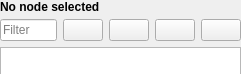
<?xml version="1.0" encoding="UTF-8"?>
<ui version="4.0">
 <class>qMRMLSegmentsTableView</class>
 <widget class="QWidget" name="qMRMLSegmentsTableView">
  <property name="geometry">
   <rect>
    <x>0</x>
    <y>0</y>
    <width>241</width>
    <height>74</height>
   </rect>
  </property>
  <property name="sizePolicy">
   <sizepolicy hsizetype="Preferred" vsizetype="MinimumExpanding">
    <horstretch>0</horstretch>
    <verstretch>0</verstretch>
   </sizepolicy>
  </property>
  <property name="minimumSize">
   <size>
    <width>0</width>
    <height>74</height>
   </size>
  </property>
  <property name="windowTitle">
   <string>qMRMLSegmentsTableView</string>
  </property>
  <layout class="QGridLayout" name="gridLayout">
   <property name="leftMargin">
    <number>0</number>
   </property>
   <property name="topMargin">
    <number>0</number>
   </property>
   <property name="rightMargin">
    <number>0</number>
   </property>
   <property name="bottomMargin">
    <number>0</number>
   </property>
   <item row="0" column="0">
    <widget class="QLabel" name="SegmentsTableMessageLabel">
     <property name="sizePolicy">
      <sizepolicy hsizetype="Preferred" vsizetype="Fixed">
       <horstretch>0</horstretch>
       <verstretch>0</verstretch>
      </sizepolicy>
     </property>
     <property name="minimumSize">
      <size>
       <width>0</width>
       <height>13</height>
      </size>
     </property>
     <property name="font">
      <font>
       <weight>75</weight>
       <bold>true</bold>
      </font>
     </property>
     <property name="text">
      <string>No node selected</string>
     </property>
    </widget>
   </item>
   <item row="3" column="0">
    <widget class="QTableView" name="SegmentsTable">
     <property name="enabled">
      <bool>true</bool>
     </property>
     <property name="sizePolicy">
      <sizepolicy hsizetype="Ignored" vsizetype="Ignored">
       <horstretch>0</horstretch>
       <verstretch>0</verstretch>
      </sizepolicy>
     </property>
     <property name="minimumSize">
      <size>
       <width>0</width>
       <height>56</height>
      </size>
     </property>
     <property name="maximumSize">
      <size>
       <width>16777215</width>
       <height>16777215</height>
      </size>
     </property>
     <property name="alternatingRowColors">
      <bool>true</bool>
     </property>
     <property name="iconSize">
      <size>
       <width>16</width>
       <height>16</height>
      </size>
     </property>
     <property name="sortingEnabled">
      <bool>false</bool>
     </property>
     <property name="columnCount" stdset="0">
      <number>6</number>
     </property>
     <attribute name="horizontalHeaderDefaultSectionSize">
      <number>48</number>
     </attribute>
     <attribute name="horizontalHeaderStretchLastSection">
      <bool>true</bool>
     </attribute>
     <attribute name="verticalHeaderVisible">
      <bool>false</bool>
     </attribute>
    </widget>
   </item>
   <item row="1" column="0">
    <widget class="QWidget" name="FilterBar" native="true">
     <property name="sizePolicy">
      <sizepolicy hsizetype="Preferred" vsizetype="Fixed">
       <horstretch>0</horstretch>
       <verstretch>0</verstretch>
      </sizepolicy>
     </property>
     <layout class="QHBoxLayout" name="horizontalLayout">
      <property name="leftMargin">
       <number>0</number>
      </property>
      <property name="topMargin">
       <number>0</number>
      </property>
      <property name="rightMargin">
       <number>0</number>
      </property>
      <property name="bottomMargin">
       <number>0</number>
      </property>
      <item>
       <widget class="ctkSearchBox" name="FilterLineEdit">
        <property name="placeholderText">
         <string>Filter</string>
        </property>
        <property name="showSearchIcon">
         <bool>true</bool>
        </property>
       </widget>
      </item>
      <item>
       <widget class="QPushButton" name="ShowNotStartedButton">
        <property name="toolTip">
         <string>Show/Hide not started segments</string>
        </property>
        <property name="text">
         <string/>
        </property>
        <property name="icon">
         <iconset resource="../qSlicerSegmentationsModuleWidgets.qrc">
          <normaloff>:/Icons/NotStarted.png</normaloff>:/Icons/NotStarted.png</iconset>
        </property>
        <property name="iconSize">
         <size>
          <width>16</width>
          <height>16</height>
         </size>
        </property>
        <property name="checkable">
         <bool>true</bool>
        </property>
       </widget>
      </item>
      <item>
       <widget class="QPushButton" name="ShowInProgressButton">
        <property name="toolTip">
         <string>Show/Hide in progress segments</string>
        </property>
        <property name="text">
         <string/>
        </property>
        <property name="icon">
         <iconset resource="../qSlicerSegmentationsModuleWidgets.qrc">
          <normaloff>:/Icons/InProgress.png</normaloff>:/Icons/InProgress.png</iconset>
        </property>
        <property name="iconSize">
         <size>
          <width>16</width>
          <height>16</height>
         </size>
        </property>
        <property name="checkable">
         <bool>true</bool>
        </property>
       </widget>
      </item>
      <item>
       <widget class="QPushButton" name="ShowCompletedButton">
        <property name="toolTip">
         <string>Show/Hide completed segments</string>
        </property>
        <property name="text">
         <string/>
        </property>
        <property name="icon">
         <iconset resource="../qSlicerSegmentationsModuleWidgets.qrc">
          <normaloff>:/Icons/Completed.png</normaloff>:/Icons/Completed.png</iconset>
        </property>
        <property name="iconSize">
         <size>
          <width>16</width>
          <height>16</height>
         </size>
        </property>
        <property name="checkable">
         <bool>true</bool>
        </property>
       </widget>
      </item>
      <item>
       <widget class="QPushButton" name="ShowFlaggedButton">
        <property name="toolTip">
         <string>Show/Hide flagged segments</string>
        </property>
        <property name="text">
         <string/>
        </property>
        <property name="icon">
         <iconset resource="../qSlicerSegmentationsModuleWidgets.qrc">
          <normaloff>:/Icons/Flagged.png</normaloff>:/Icons/Flagged.png</iconset>
        </property>
        <property name="iconSize">
         <size>
          <width>16</width>
          <height>16</height>
         </size>
        </property>
        <property name="checkable">
         <bool>true</bool>
        </property>
       </widget>
      </item>
     </layout>
    </widget>
   </item>
  </layout>
 </widget>
 <customwidgets>
  <customwidget>
   <class>ctkSearchBox</class>
   <extends>QLineEdit</extends>
   <header>ctkSearchBox.h</header>
  </customwidget>
 </customwidgets>
 <resources>
  <include location="../qSlicerSegmentationsModuleWidgets.qrc"/>
 </resources>
 <connections/>
</ui>
